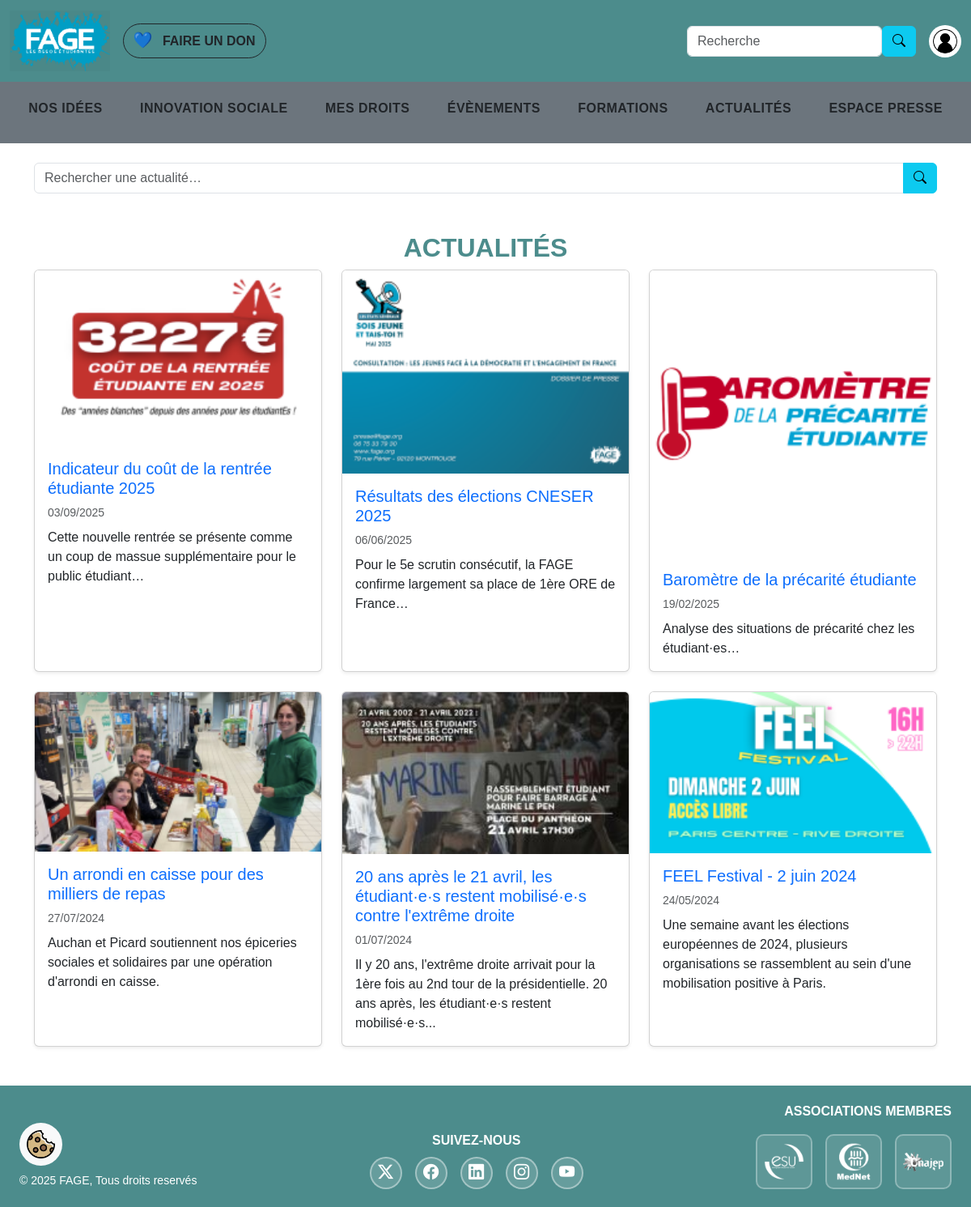
The page /Actualites.php on the database its author committed.
### tables this page shows
CREATE TABLE articles (
                          id INTEGER PRIMARY KEY AUTOINCREMENT,
                          title TEXT NOT NULL,
                          link TEXT NOT NULL,
                          date_pub TEXT,
                          image TEXT,
                          excerpt TEXT
);

### Actualites.php (the view, shortened to what this page needs)
    <link rel="stylesheet" href="Styles.css">
<?php
$articles = [];
$q = trim((string) ($_GET['q'] ?? ''));
try {
    $db_path = __DIR__ . '/back/data.sqlite';
    $pdo = new PDO("sqlite:$db_path");
    $pdo->setAttribute(PDO::ATTR_ERRMODE, PDO::ERRMODE_EXCEPTION);
    $pdo->setAttribute(PDO::ATTR_DEFAULT_FETCH_MODE, PDO::FETCH_ASSOC);
    if ($q !== '') {
        $sql = "SELECT * FROM articles
                WHERE title LIKE :search OR excerpt LIKE :search
                ORDER BY date_pub DESC";
        $stmt = $pdo->prepare($sql);
        $stmt->execute([':search' => '%' . $q . '%']);
    } else {
        $sql = "SELECT * FROM articles ORDER BY date_pub DESC";
        $stmt = $pdo->query($sql);
    }
    $articles = $stmt->fetchAll();
} catch (PDOException $e) {
    echo "<div class='alert alert-danger m-5'>Erreur de base de données : " . htmlspecialchars($e->getMessage()) . "</div>";
    die();
}
?>
    <form class="container my-4" method="get" role="search" aria-label="Recherche d’actualités">
        <div class="input-group">
            <input type="search"
                   class="form-control"
                   name="q"
                   value="<?= htmlspecialchars($q) ?>"
                   placeholder="Rechercher une actualité…"
                   aria-label="Rechercher une actualité">
            <button class="btn btn-info search-btn" type="submit"><i class="bi bi-search"></i></button>
        </div>
    </form>
    <section class="container my-5">
        <h2 class="text-uppercase text-center fw-bold" style="color: #4c8c8c;">Actualités</h2>
        <div class="row row-cols-1 row-cols-md-2 row-cols-lg-3 g-4">
            <?php foreach ($articles as $it): ?>
                <article class="col">
                    <div class="card h-100 shadow-sm">
                        <?php if (!empty($it['image'])): ?>
                            <img class="card-img-top"
                                 src="<?= htmlspecialchars($it['image']) ?>"
                                 alt="<?= htmlspecialchars($it['title'] ?? 'Actualité') ?>"
                                 loading="lazy">
                        <?php endif; ?>
                        <div class="card-body d-flex flex-column">
                            <h3 class="h5 card-title mb-2">
                                <a class="stretched-link text-decoration-none"
                                   href="<?= htmlspecialchars($it['link'] ?? '#') ?>">
                                    <?= htmlspecialchars($it['title'] ?? '') ?>
                                </a>
                            </h3>
                            <?php
                            $display_date = '';
                            if (!empty($it['date_pub'])) {
                                $display_date = date('d/m/Y', strtotime($it['date_pub']));
                            }
                            ?>
                            <?php if (!empty($display_date)): ?>
                                <time class="text-muted small d-block mb-2"
                                      datetime="<?= htmlspecialchars($it['date_pub']) ?>">
                                    <?= htmlspecialchars($display_date) ?>
                                </time>
                            <?php endif; ?>
                            <?php if (!empty($it['excerpt'])): ?>
                                <p class="card-text mb-0"><?= htmlspecialchars($it['excerpt']) ?></p>
                            <?php endif; ?>
                        </div>
                    </div>
                </article>
            <?php endforeach; ?>
        </div>
    </section>

### Styles.css (style rules this page uses)
body { font-family: Arial, sans-serif; }
.heart { margin-right: 8px; font-size: 1.2em; position: relative; }
.user-icon { width: 40px; height: 40px; background: white; padding: 5px; }
.dropdown-toggle::after { display: none; }
.nav-link { padding: 12px 10px; text-transform: uppercase; letter-spacing: 0.5px; }
ul li { margin-bottom: 10px; line-height: 1.6; }
p, li { font-size: 1rem; color: #212529; }
.footer { background-color: #4c8c8c; color: #000000; position: relative; min-height: 150px; padding: 20px 0; }
.footer-bottom { display: flex; justify-content: space-between; align-items: flex-end; width: 100%; position: relative; }
.footer-center { text-align: center; }
.footer-left { display: flex; flex-direction: column; align-items: flex-start; }
.footer-right { display: flex; flex-direction: column; align-items: flex-end; position: relative; }
.asso-btn { background-color: rgba(255, 255, 255, 0.1); border: 2px solid rgba(255, 255, 255, 0.3); border-radius: 10px; padding: 8px; cursor: pointer; transition: all 0.3s ease; display: flex; align-items: center; justify-content: center; }
.asso-btn img { width: 50px; height: auto; display: block; }
.members-logos { display: flex; gap: 10px; }
.social-icons { display: flex; justify-content: center; align-items: center; gap: 12px; }
.social-btn { width: 40px; height: 40px; background-color: rgba(255, 255, 255, 0.15); border: 2px solid rgba(255, 255, 255, 0.4); border-radius: 50%; display: flex; align-items: center; justify-content: center; color: white; font-size: 1.2rem; transition: all 0.3s ease; text-decoration: none; }

### rows shown on the page
articles: image (picture), title "Indicateur du coût de la rentrée étudiante 2025", date_pub "03/09/2025", excerpt "Cette nouvelle rentrée se présente comme un coup de massue supplémentaire pour le public étudiant…"
articles: image (picture), title "Résultats des élections CNESER 2025", date_pub "06/06/2025", excerpt "Pour le 5e scrutin consécutif, la FAGE confirme largement sa place de 1ère ORE de France…"
articles: image (picture), title "Baromètre de la précarité étudiante", date_pub "19/02/2025", excerpt "Analyse des situations de précarité chez les étudiant·es…"
articles: image (picture), title "Un arrondi en caisse pour des milliers de repas", date_pub "27/07/2024", excerpt "Auchan et Picard soutiennent nos épiceries sociales et solidaires par une opération d'arrondi en caisse."
articles: image (picture), title "20 ans après le 21 avril, les étudiant·e·s restent mobilisé·e·s contre l'extrême droite", date_pub "01/07/2024", excerpt "Il y 20 ans, l'extrême droite arrivait pour la 1ère fois au 2nd tour de la présidentielle. 20 ans après, les étudiant·e·s restent mobilisé·e·s..."
articles: image (picture), title "FEEL Festival - 2 juin 2024", date_pub "24/05/2024", excerpt "Une semaine avant les élections européennes de 2024, plusieurs organisations se rassemblent au sein d'une mobilisation positive à Paris."
